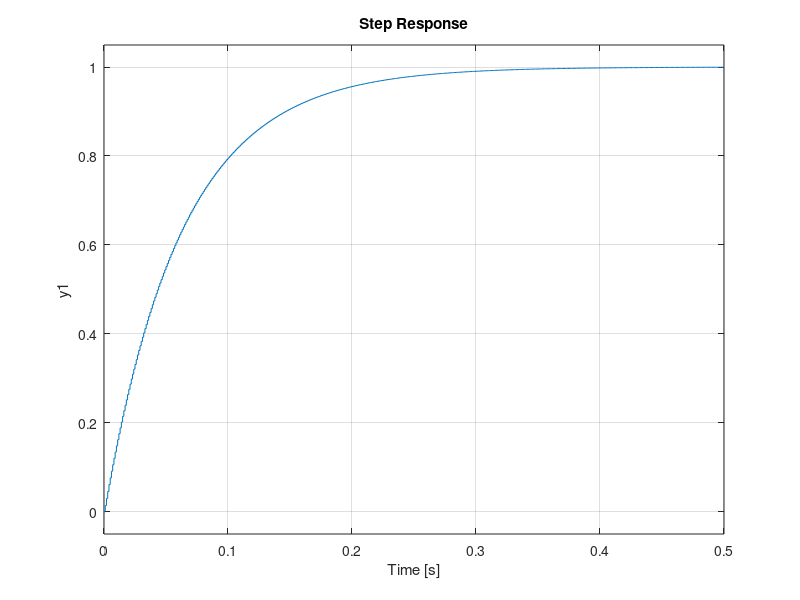

This chart was generated by the following MATLAB code: (Note: this script raises an error after producing the figure.)
% Transfer Function Definition
s = tf('s');
J = 0.0013; % kg\*m^2
b = 3.2848e-5; % N\*m\*s
K = 0.318; % Nm/A
R = 3; % Ohms
L = 380e-6; % Henrys
P_motor = K / ((J*s + b) * (L*s + R) + K^2);

% Controller
Ein = 12;
Ea = 6;
D = Ea/Ein;
p_conv = D;

% Plant
plant = p_conv * P_motor;


% Sampling Time
Ts = 0.001; % Specify the desired sampling time

% Convert continuous-time plant to discrete-time
plant_d = c2d(plant, Ts, 'zoh');



% PI Controller
Kp = 0.4;
Ki = 10;
Kd = 0;
C = pid(Kp, Ki, Kd);


% Convert continuous-time PID controller to discrete-time
C_d = c2d(C, Ts, 'zoh');


% Closed-loop system with discrete-time models
sys_cl_d = feedback(C_d * plant_d, 1);


% Simulate and plot the step response
t = 0:Ts:0.5;
step(sys_cl_d, t)


% Display step response information
info = stepinfo(sys_cl_d)
disp(plant_d);
